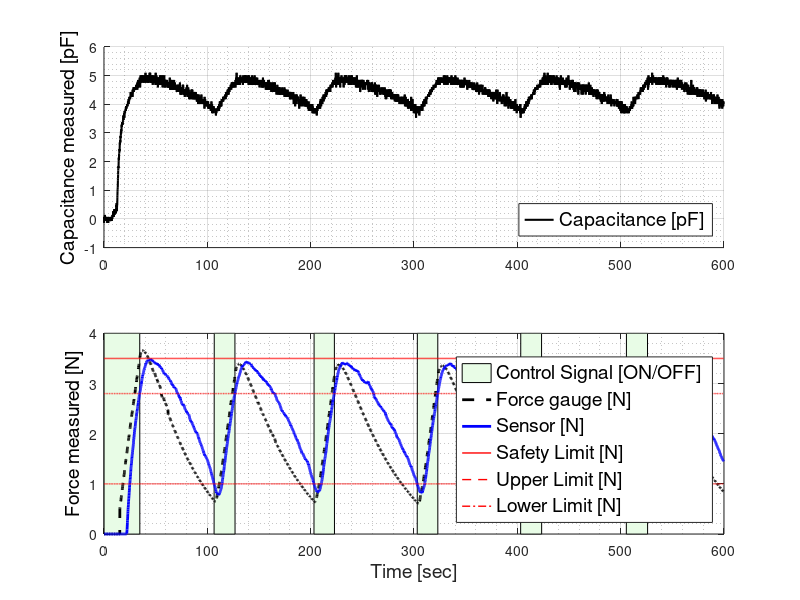
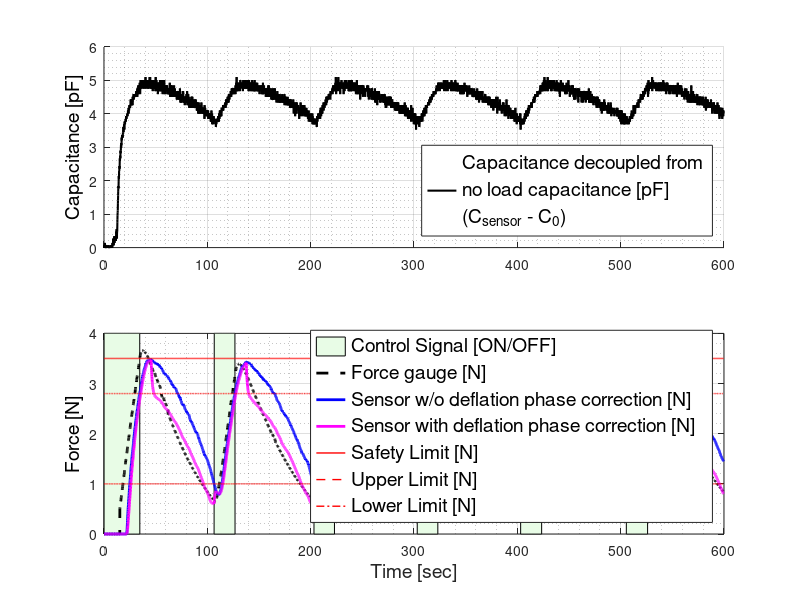

Write MATLAB code to recreate these figures, in order. (Note: this script raises an error after producing the figures.)
clear all; close all; clc;
fontsize = 14;
linewidth = 2;
duration = 10 * 600;
K = 1;% 5 / 3.5; % Newton to kPa
% load data25122022_kalibre_5;
% Time = data25122022_kalibre_5(:,1);
% Force = -data25122022_kalibre_5(:,2);
% Control = data25122022_kalibre_5(:,3);
% Capacitance = data25122022_kalibre_5(:,4);
% Sensor = data25122022_kalibre_5(:,5);

% load data25122022_kalibre_6;
% Time = data25122022_kalibre_6(:,1);
% Force = -data25122022_kalibre_6(:,2);
% Control = data25122022_kalibre_6(:,3);
% Capacitance = data25122022_kalibre_6(:,4);
% Sensor = data25122022_kalibre_6(:,5);

load data25122022_kalibre_9;
Time = data25122022_kalibre_9(:,1);
Force = -data25122022_kalibre_9(:,2) * K;
Control = data25122022_kalibre_9(:,3);
Capacitance = data25122022_kalibre_9(:,4) -0.4;
Sensor = data25122022_kalibre_9(:,5) * K;

for i = 1:length(Sensor)
    if Sensor(i) < 0
        Sensor(i) = 0;
    end
end
% 
% Sensor_new(1:length(Sensor)) = 0;
% 
% n = 64;
% for i = n:length(Sensor)
%     Sensor_new(i) = sum(Sensor(i:-1:(i-n+1))) / n;
% end
% 
% figure; plot(Sensor_new);

UpLimit(1:length(Time)) = 2.8 * K;
LowLimit(1:length(Time)) = 1 * K;

SafeLimit(1:length(Time)) = 3.5 * K;

figure;
subplot(2,1,1);
% title("ON-OFF Control Implementation of Low Boiling Point Liquid Actuator Using Textile Pressure Sensor",'FontSize',fontsize);
hold on; 
% area(Time(1:duration), 6*Control(1:duration), 'Facecolor', [0.91 0.99 0.9]);
plot(Time(1:duration), Capacitance(1:duration), 'k', 'LineWidth', 1.5); 
legend("Capacitance [pF]",'Location', 'Southeast','FontSize',fontsize);
ylabel('Capacitance measured [pF]', 'FontSize', fontsize, 'color','k');
grid on;
grid minor;
subplot(2,1,2);
area(Time(1:duration), 4*Control(1:duration), 'Facecolor', [0.91 0.99 0.9]); 
hold on; 
plot(Time(1:duration),Force(1:duration), 'k--', 'LineWidth', linewidth); 
plot(Time(1:duration),Sensor(1:duration), 'b', 'LineWidth', linewidth); 
plot(Time(1:duration),SafeLimit(1:duration) , 'r', 'LineWidth', 1);
plot(Time(1:duration),UpLimit(1:duration), 'r--', 'LineWidth', 1);
plot(Time(1:duration),LowLimit(1:duration), 'r-.', 'LineWidth', 1);
legend("Control Signal [ON/OFF]","Force gauge [N]","Sensor [N]", "Safety Limit [N]","Upper Limit [N]", "Lower Limit [N]", 'Location', 'Southeast','FontSize',fontsize);
ylabel('Force measured [N]', 'FontSize', fontsize, 'color','k');
grid on;
grid minor;
% subplot(3,1,3);
% plot(Time(1:duration),Control(1:duration), 'k'); 
% grid on;
% grid minor;
% area(Time(1:duration), Control(1:duration), 'Facecolor', [0.91 0.99 0.9]);
% legend("Control Signal ON",'Location', 'Southeast');
xlabel('Time [sec]', 'FontSize', fontsize);
% ylabel('Driver switch [ON/OFF]', 'FontSize', fontsize, 'color','k');


windowWidth = 64; % Whatever you want.
kernel = ones(windowWidth,1) / windowWidth;
out(1:length(Capacitance)) = 0;

% for i = 1:length(Capacitance)
%     if Control(i) > 0
%         out(i) = 2.46 * filter(kernel, 1, Capacitance(i)) - 9.55;
%     else
%         out(i) = 2.46 * filter(kernel, 1, Capacitance(i)) - 9.55;
%     end
%     if out(i) < 0
%         out(i) = 0;
%     end
% end

out = 2.46 * filter(kernel, 1, Capacitance) - 9.55 + 0.4*2.46;
for i=1:length(out)
    if out(i) < 0
        out(i) = 0;
    end
end

for i=120:length(out)
    if Control(i-110) < 1 && Control(i) ~= 1
        out(i) = out(i) - 0.7;
        if out(i) < 0.6
            out(i) = 0.6;
        end
    end
end
a = 0.09;
for i=2:length(out)
    out(i) = a * out(i) + (1-a) * out(i-1);
end

%%filtre deneme
% for i=1:length(out)
%     if Control(i) == 0
%         out(i) = out(i) + 0.1 * (out(i) - out(i-1)) / 0.1;
%     end
% end

% figure;
% plot(Capacitance);
% hold on;
% plot(out);
Error = out - Force;

figure(30);
subplot(2,1,1);
% title("ON-OFF Control Implementation of Low Boiling Point Liquid Actuator Using Textile Pressure Sensor",'FontSize',fontsize);
hold on; 
% area(Time(1:duration), 6*Control(1:duration), 'Facecolor', [0.91 0.99 0.9]);
plot(Time(1:duration), Capacitance(1:duration), 'k', 'LineWidth', 1.5); 
legend(['Capacitance decoupled from' newline 'no load capacitance [pF]' newline '(C_{sensor} - C_{0})'],'Location', 'Southeast','FontSize',fontsize);
ylabel('Capacitance [pF]', 'FontSize', fontsize, 'color','k');
grid on;
grid minor;
ylim([0 6]);
subplot(2,1,2);
area(Time(1:duration), 4*Control(1:duration), 'Facecolor', [0.91 0.99 0.9]); 
hold on; 
plot(Time(1:duration),Force(1:duration), 'k--', 'LineWidth', linewidth); 
plot(Time(1:duration),Sensor(1:duration), 'b', 'LineWidth', linewidth); 
plot(Time(1:duration),out(1:duration), 'm', 'LineWidth', linewidth); 
plot(Time(1:duration),SafeLimit(1:duration) , 'r', 'LineWidth', 1);
plot(Time(1:duration),UpLimit(1:duration), 'r--', 'LineWidth', 1);
plot(Time(1:duration),LowLimit(1:duration), 'r-.', 'LineWidth', 1);
legend("Control Signal [ON/OFF]","Force gauge [N]","Sensor w/o deflation phase correction [N]", "Sensor with deflation phase correction [N]", "Safety Limit [N]","Upper Limit [N]", "Lower Limit [N]", 'Location', 'Southeast','FontSize',fontsize);
ylabel('Force [N]', 'FontSize', fontsize, 'color','k');
grid on;
grid minor;
% subplot(3,1,3);
% plot(Time(1:duration),Control(1:duration), 'k'); 
% grid on;
% grid minor;
% area(Time(1:duration), Control(1:duration), 'Facecolor', [0.91 0.99 0.9]);
% legend("Control Signal ON",'Location', 'Southeast');
xlabel('Time [sec]', 'FontSize', fontsize);
% ylabel('Driver switch [ON/OFF]', 'FontSize', fontsize, 'color','k');
ylim([0 4]);
% subplot(3,1,3);
% plot(Time(1:duration), Error(1:duration));
% grid on;
% grid minor;
% ylim([-1 1]);

% figure(30);
% subplot(3,1,2);
% plot(Time(1:duration),(Sensor(1:duration) - 0.7), 'r--', 'LineWidth', linewidth); 

% Pressure(1:length(Capacitance)) = 0;
% PressureF(1:length(Capacitance)) = 0;
% for i = 1:length(Capacitance)
%     for k = 64:-1:1
%     end
%     Pressure(i) = 2.46 * Capacitance(i) - 9.55;
%     PressureF(i) = 0;
%     for k = 1:64
%         PressureF(i) = PressureF(i) + Pressure(i);
%     end
%     PressureF(i) = PressureF(i) / 64;
% end


% 
%   for (int k = 63; k > 0; k--)
%   {
%     pressure[s][k] = pressure[s][k-1];
%   }
%   pressure[s][0] = cap2press[s] * capacitance[s] - pressOffset[3];
%   pressureF[s] = 0.0;
%   for (int k = 0; k < avg_mult; k++)
%   {
%     pressureF[s] += pressure[s][k];
%   }
%   pressureF[s] /= avg_mult;

% 
% dt = 0.1;
% iddata_plant = iddata(Force(1000:length(Force)), Control(1000:length(Force)), dt);
% nk = delayest(iddata_plant)
% sys_plant = tfest(iddata_plant, 2, 0, nk*dt)
% figure; 
% compare(iddata_plant, sys_plant);
% hFig = gcf
% hFig.Children(4).Children(1).Children.LineWidth = linewidth;

% dt = 0.1;
% iddata_plant = iddata(Sensor, Control, dt);
% nk = delayest(iddata_plant)
% sys_plant = tfest(iddata_plant, 1, 0, nk*dt)
% figure; 
% compare(iddata_plant, sys_plant); title("Plant");
% 
dt = 0.1;
iddata_sensor = iddata(Force(1000:length(Force)), Sensor(1000:length(Force)), dt);
nk = delayest(iddata_sensor)
sys_sensor = tfest(iddata_sensor, 1, 1, nk*dt)
figure; 
compare(iddata_sensor, sys_sensor);
ylim([0 4])
dcgain(sys_sensor)

% sensor_filter = tf([1], [2.721 2*0.008216], 10)
% 
% [y,t]=lsim(sensor_filter,Sensor)
% stem(t,y)
% 
% figure(30);
% subplot(3,1,2);
% plot(Time(1:duration),2.64 * y(1:duration), 'r--', 'LineWidth', linewidth); 

% a = (Force+9.55) ./ Capacitance;
% figure; plot(a);